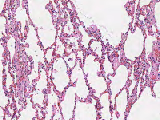
%> input picture Data/10_1_78145.tif, 160 x 120 px; its folder holds only this picture in this run
$ octave main.m   (GNU Octave 9; MATLAB toolbox functions it lacks are replaced by stand-ins)
%> lines starting %> are read from the running program, lines starting %| are printed output that depends on the picture; in (x1, y1, x2, y2) boxes, pixels count from 0 and x2, y2 are one past the last pixel; in counts of white or black regions, pixels touching at a corner belong together; the program's own positions count from 1
clc, clear, close all
tic
f = filesep;
%folder where the source data is stored
path = '.\Data\*.tif';
%output folder
red_path = ['.\Red'];
if exist(red_path) ~= 7
   mkdir(red_path)
end
green_path = ['.\Green'];
if exist(green_path) ~= 7
   mkdir(green_path)
end
blue_path = ['.\Blue'];
if exist(blue_path) ~= 7
   mkdir(blue_path)
end
otsu_path = ['.\Otsu'];
if exist(otsu_path) ~= 7
    mkdir(otsu_path)
end
%index all tif images
img_dir = dir(fullfile(path));
[nr, ~] = size(img_dir);

for i = 1:length(img_dir)
    img = imread([img_dir(i).folder '\' img_dir(i).name ]);
%> img is the input picture: size 120x160x3 uint8; mean R, G, B 213.3, 188.6, 205.6

    figure, imshow(img);
    [R,G,B] = imsplit(img);
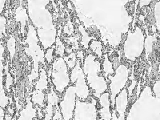
%> B: size 120x160 uint8; min 47, max 255, mean 205.6

    %RED
    figure
    redFile = [red_path '\' img_dir(i).name];
    imwrite(R, redFile);
    imshow(R)
    title('Red Channel')

    %Otsu
    [countsR,x] = imhist(R,16);
%> countsR = [0; 0; 0; 4; 33; 96; 201; 385; 602; 938; 1320; 1755; 1879; 1907; 8414; 1666]; x = [0; 17; 34; 51; 68; 85; 102; 119; 136; 153; 170; 187; 204; 221; 238; 255]
    T1 = otsuthresh(countsR);
%> T1 = 0.733
    BW1 = imbinarize(R,T1);
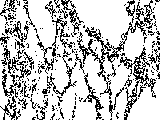
%> BW1: size 120x160 logical; 76.6% white; black in thin lines or dots
    figure
    imshow(BW1)
    title('Red Otsu')

    %Morphological
    [~,threshold] = edge(BW1,'sobel');
%> threshold = 0.532
    fudgeFactor = 0.5;
    BWsR = edge(BW1,'sobel',threshold * fudgeFactor);
%> BWsR: size 120x160 logical; 23.1% white in thin lines or dots
    imshow(BWsR)
    title('Binary Gradient Mask - Red')
    se90 = strel('line',3,90);
    se0 = strel('line',3,0);
    dilR = imdilate(BWsR,[se90 se0]);
%> dilR: size 120x160 logical; 64.9% white; 119 black regions (88 under 20 px), largest, box (x1, y1, x2, y2) and area: (73, 0, 130, 46) 1528, (129, 81, 160, 120) 688, (30, 0, 54, 46) 660
    imshow(dilR)
    title('Dilated Gradient Mask - Red')
    eroR = imerode(dilR, [se90 se0]);
%> eroR: size 120x160 logical; 47.8% white; 2 white regions, box (x1, y1, x2, y2) and area: (0, 0, 160, 120) 9082, (49, 105, 65, 120) 97
    figure
    imshow(eroR)
    title('Dilated and Eroded Gradient Mask - Red')

    %Watershed
    binR = imbinarize(R);
%> binR: size 120x160 logical; 70.5% white; black in thin lines or dots
    D1 = bwdist(~binR);
    D1 = -bwdist(~binR);
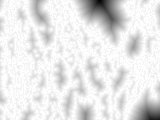
%> D1: size 120x160 single; min -25, max 0, mean -2.36; drawn with min black and max white
    Lred = watershed(D1);
    binR(Lred == 0) = 0;
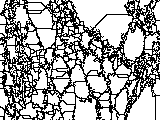
%> binR: size 120x160 logical; 65.3% white; black in thin lines or dots
    figure
    imshow(binR)
    title('Red Watershed')

    %GREEN
    figure
    greenFile = [green_path '\' img_dir(i).name];
    imwrite(G, greenFile);
    imshow(G)
    title('Green Channel')

    %Otsu
    [countsG,y] = imhist(G,16);
%> countsG = [0; 4; 39; 188; 502; 877; 1037; 1264; 1432; 1315; 984; 748; 619; 1144; 8596; 451]; y has the same summary as x
    T2 = otsuthresh(countsG);
%> T2 = 0.667
    BW2 = imbinarize(G,T2);
%> BW2: size 120x160 logical; 62.5% white; 30 black regions (26 under 20 px), largest, box (x1, y1, x2, y2) and area: (0, 0, 160, 120) 6979, (22, 0, 35, 27) 90, (50, 103, 57, 120) 51, (115, 111, 120, 118) 23
    otsuFile = [otsu_path '\' img_dir(i).name];
    imwrite(BW2, otsuFile);
    figure
    imshow(BW2)
    title('Green Otsu')

    %Morphological
    [~,threshold] = edge(BW2,'sobel');
%> threshold = 0.569
    fudgeFactor = 0.5;
    BWsG = edge(BW2,'sobel',threshold * fudgeFactor);
%> BWsG: size 120x160 logical; 23.4% white in thin lines or dots
    imshow(BWsG)
    title('Binary Gradient Mask - Green')
    se90 = strel('line',3,90);
    se0 = strel('line',3,0);
    dilG = imdilate(BWsG,[se90 se0]);
%> dilG: size 120x160 logical; 62.8% white; 144 black regions (105 under 20 px), largest, box (x1, y1, x2, y2) and area: (73, 0, 130, 46) 1475, (129, 83, 160, 120) 686, (30, 0, 54, 47) 632
    imshow(dilG)
    title('Dilated Gradient Mask - Green')
    eroG = imerode(dilG, [se90 se0]);
%> eroG: size 120x160 logical; 41.6% white; 3 white regions (2 under 20 px), largest, box (x1, y1, x2, y2) and area: (0, 0, 160, 120) 7987
    figure
    imshow(eroG)
    title('Dilated and Eroded Gradient Mask - Green')

    %Watershed
    binG = imbinarize(G);
%> binG: size 120x160 logical; 60.5% white; 29 black regions (25 under 20 px), largest, box (x1, y1, x2, y2) and area: (0, 0, 160, 120) 7348, (22, 0, 35, 27) 95, (50, 103, 57, 120) 56, (115, 111, 120, 119) 24
    D2 = bwdist(~binG);
    D2 = -bwdist(~binG);
    Lgreen = watershed(D2);
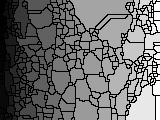
%> Lgreen: size 120x160 uint16; min 0, max 310, mean 131.3; drawn with min black and max white
    binG(Lgreen == 0) = 0;
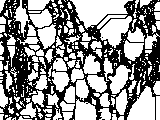
%> binG: size 120x160 logical; 57.4% white; 5 black regions (4 under 20 px), largest, box (x1, y1, x2, y2) and area: (0, 0, 160, 120) 8177
    figure
    imshow(binG)
    title('Green Watershed')

    %BLUE
    figure
    blueFile = [blue_path '\' img_dir(i).name];
    imwrite(B, blueFile);
    imshow(B)
    title('Blue Channel')

    %Otsu
    [countsB,z] = imhist(B,16);
%> countsB = [0; 0; 0; 7; 34; 175; 440; 785; 988; 1170; 1588; 1625; 1306; 1560; 8199; 1323]; z has the same summary as x
    T3 = otsuthresh(countsB);
%> T3 = 0.733
    BW3 = imbinarize(B,T3);
%> BW3: size 120x160 logical; 68.5% white; black in thin lines or dots
    figure
    imshow(BW3)
    title('Blue Otsu')

    %Morphological
    [~,threshold] = edge(BW3,'sobel');
%> threshold = 0.566
    fudgeFactor = 0.5;
    BWsB = edge(BW3,'sobel',threshold * fudgeFactor);
%> BWsB: size 120x160 logical; 24.2% white in thin lines or dots
    imshow(BWsB)
    title('Binary Gradient Mask - Blue')
    se90 = strel('line',3,90);
    se0 = strel('line',3,0);
    dilB = imdilate(BWsB,[se90 se0]);
%> dilB: size 120x160 logical; 66.4% white; 160 black regions (132 under 20 px), largest, box (x1, y1, x2, y2) and area: (73, 0, 130, 45) 1502, (129, 83, 160, 120) 686, (29, 0, 54, 46) 632
    imshow(dilB)
    title('Dilated Gradient Mask - Blue')
    eroB = imerode(dilB, [se90 se0]);
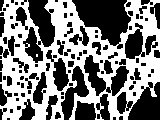
%> eroB: size 120x160 logical; 47.8% white; 2 white regions (1 under 20 px), largest, box (x1, y1, x2, y2) and area: (0, 0, 160, 120) 9181
    figure
    imshow(eroB)
    title('Dilated and Eroded Gradient Mask - Blue')
end

toc

$ run again, on Data/11_2_147885.tif
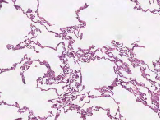
%> input picture Data/11_2_147885.tif, 160 x 120 px
%> img is the input picture: size 120x160x3 uint8; mean R, G, B 224.4, 210, 221.9
%> countsR = [0; 0; 0; 0; 0; 16; 84; 213; 533; 831; 936; 961; 832; 867; 12127; 1800]; x = [0; 17; 34; 51; 68; 85; 102; 119; 136; 153; 170; 187; 204; 221; 238; 255]
%> T1 = 0.733
%> `BW1 = imbinarize(R,T1);`:
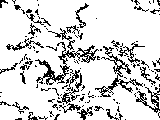
%> BW1: size 120x160 logical; 83.8% white; black in thin lines or dots
%> `[~,threshold] = edge(BW1,'sobel');`: threshold = 0.452
%> BWsR: size 120x160 logical; 19.1% white in thin lines or dots
%> dilR: size 120x160 logical; 49% white; 4 white regions, box (x1, y1, x2, y2) and area: (0, 0, 160, 120) 9052, (130, 0, 160, 17) 306, (0, 90, 4, 99) 29, (94, 16, 99, 21) 21
%> eroR: size 120x160 logical; 35.9% white; 6 white regions (3 under 20 px), largest, box (x1, y1, x2, y2) and area: (0, 0, 160, 120) 6635, (131, 0, 160, 16) 200, (0, 0, 9, 9) 34
%> Lred: size 120x160 uint8; 207 distinct labels, from 0 to 206
%> countsG = [0; 0; 2; 43; 175; 457; 794; 824; 710; 647; 566; 564; 574; 1159; 12592; 93]; y has the same summary as x
%> T2 = 0.667
%> BW2: size 120x160 logical; 79.5% white; black in thin lines or dots
%> `[~,threshold] = edge(BW2,'sobel');`: threshold = 0.484
%> BWsG: size 120x160 logical; 19.1% white in thin lines or dots
%> dilG: size 120x160 logical; 49.2% white; 4 white regions, box (x1, y1, x2, y2) and area: (0, 0, 160, 120) 9088, (129, 0, 160, 17) 301, (14, 116, 24, 120) 33, (94, 16, 99, 21) 21
%> eroG: size 120x160 logical; 35.2% white; 6 white regions (3 under 20 px), largest, box (x1, y1, x2, y2) and area: (0, 0, 160, 120) 6503, (130, 0, 160, 16) 192, (0, 0, 9, 9) 33
%> Lgreen: size 120x160 uint8; 186 distinct labels, from 0 to 185
%> countsB = [0; 0; 0; 0; 1; 30; 136; 380; 727; 980; 908; 750; 711; 845; 11993; 1739]; z has the same summary as x
%> T3 = 0.733
%> BW3: size 120x160 logical; 81.4% white; black in thin lines or dots
%> `[~,threshold] = edge(BW3,'sobel');`: threshold = 0.474
%> BWsB: size 120x160 logical; 19.3% white in thin lines or dots
%> dilB: size 120x160 logical; 49.3% white; 4 white regions, box (x1, y1, x2, y2) and area: (0, 0, 160, 120) 9103, (129, 0, 160, 17) 306, (14, 116, 24, 120) 33, (94, 16, 99, 21) 21
%> `eroB = imerode(dilB, [se90 se0]);`:
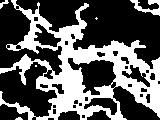
%> eroB: size 120x160 logical; 36.1% white; 6 white regions (3 under 20 px), largest, box (x1, y1, x2, y2) and area: (0, 0, 160, 120) 6686, (130, 0, 160, 16) 195, (0, 0, 9, 9) 33

$ run again, on Data/11_3_147885.tif
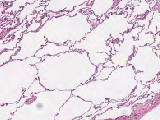
%> input picture Data/11_3_147885.tif, 160 x 120 px
%> img is the input picture: size 120x160x3 uint8; mean R, G, B 227.1, 215.9, 224.8
%> countsR = [0; 0; 0; 0; 1; 3; 40; 158; 311; 529; 825; 940; 1076; 1141; 12551; 1625]; x = [0; 17; 34; 51; 68; 85; 102; 119; 136; 153; 170; 187; 204; 221; 238; 255]
%> T1 = 0.8
%> `BW1 = imbinarize(R,T1);`:
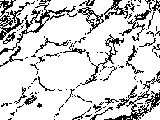
%> BW1: size 120x160 logical; 82.1% white; black in thin lines or dots
%> `[~,threshold] = edge(BW1,'sobel');`: threshold = 0.473
%> BWsR: size 120x160 logical; 20.6% white in thin lines or dots
%> dilR: size 120x160 logical; 53.2% white; 58 black regions (35 under 20 px), largest, box (x1, y1, x2, y2) and area: (38, 54, 94, 89) 1378, (17, 15, 89, 57) 1155, (75, 67, 136, 105) 1028
%> eroR: size 120x160 logical; 38.3% white; 2 white regions (1 under 20 px), largest, box (x1, y1, x2, y2) and area: (0, 0, 160, 120) 7342
%> Lred: size 120x160 uint8; 203 distinct labels, from 0 to 202
%> countsG = [0; 0; 0; 5; 50; 188; 376; 584; 748; 811; 691; 688; 747; 1291; 12881; 140]; y has the same summary as x
%> T2 = 0.733
%> BW2: size 120x160 logical; 80.1% white; black in thin lines or dots
%> `[~,threshold] = edge(BW2,'sobel');`: threshold = 0.477
%> BWsG: size 120x160 logical; 19.6% white in thin lines or dots
%> dilG: size 120x160 logical; 51.5% white; 65 black regions (39 under 20 px), largest, box (x1, y1, x2, y2) and area: (38, 54, 94, 89) 1378, (13, 83, 93, 120) 1299, (17, 15, 90, 58) 1154
%> eroG: size 120x160 logical; 35.3% white; 6 white regions (3 under 20 px), largest, box (x1, y1, x2, y2) and area: (0, 0, 160, 111) 5114, (72, 71, 160, 120) 1189, (0, 63, 56, 120) 459
%> Lgreen: size 120x160 uint8; 196 distinct labels, from 0 to 195
%> binG: size 120x160 logical; 73.2% white; black in thin lines or dots
%> countsB = [0; 0; 0; 0; 1; 7; 55; 212; 433; 711; 947; 953; 815; 1074; 12631; 1361]; z has the same summary as x
%> T3 = 0.733
%> BW3: size 120x160 logical; 84.9% white; black in thin lines or dots
%> `[~,threshold] = edge(BW3,'sobel');`: threshold = 0.437
%> BWsB: size 120x160 logical; 19.4% white in thin lines or dots
%> dilB: size 120x160 logical; 51.5% white; 59 black regions (39 under 20 px), largest, box (x1, y1, x2, y2) and area: (0, 45, 136, 120) 4994, (18, 15, 89, 58) 1160, (76, 16, 130, 63) 813
%> `eroB = imerode(dilB, [se90 se0]);`:
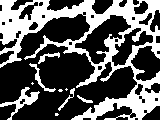
%> eroB: size 120x160 logical; 35.8% white; 10 white regions (4 under 20 px), largest, box (x1, y1, x2, y2) and area: (0, 0, 160, 120) 6188, (0, 87, 40, 120) 328, (29, 63, 56, 92) 133, (38, 52, 60, 64) 86, (58, 88, 75, 111) 71, (77, 95, 93, 103) 46

$ run again, on Data/12_1_151256.tif
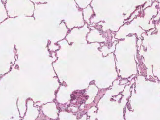
%> input picture Data/12_1_151256.tif, 160 x 120 px
%> img is the input picture: size 120x160x3 uint8; mean R, G, B 229.7, 218.2, 226.5
%> countsR = [0; 0; 0; 0; 0; 0; 10; 41; 217; 435; 760; 912; 861; 903; 13804; 1257]; x = [0; 17; 34; 51; 68; 85; 102; 119; 136; 153; 170; 187; 204; 221; 238; 255]
%> T1 = 0.8
%> BW1: size 120x160 logical; 85.3% white; black in thin lines or dots
%> `[~,threshold] = edge(BW1,'sobel');`: threshold = 0.427
%> BWsR: size 120x160 logical; 14.9% white in thin lines or dots
%> dilR: size 120x160 logical; 38.6% white; 7 white regions (1 under 20 px), largest, box (x1, y1, x2, y2) and area: (14, 0, 160, 120) 6624, (0, 43, 21, 81) 305, (24, 0, 48, 22) 220, (0, 0, 18, 25) 205, (10, 115, 15, 120) 24, (79, 95, 84, 100) 21
%> eroR: size 120x160 logical; 25.9% white; 7 white regions (3 under 20 px), largest, box (x1, y1, x2, y2) and area: (15, 0, 160, 120) 4510, (0, 44, 20, 80) 190, (25, 0, 47, 21) 128, (0, 0, 17, 24) 122
%> Lred: size 120x160 uint8; 130 distinct labels, from 0 to 129
%> countsG = [0; 0; 0; 4; 44; 138; 336; 563; 725; 783; 587; 468; 534; 1136; 13810; 72]; y has the same summary as x
%> T2 = 0.733
%> BW2: size 120x160 logical; 82.1% white; 11 black regions (6 under 20 px), largest, box (x1, y1, x2, y2) and area: (16, 0, 160, 120) 3156, (0, 44, 18, 80) 102, (0, 0, 18, 24) 71, (30, 0, 47, 9) 35, (14, 64, 19, 70) 21
%> `[~,threshold] = edge(BW2,'sobel');`: threshold = 0.435
%> BWsG: size 120x160 logical; 13.9% white in thin lines or dots
%> dilG: size 120x160 logical; 37.4% white; 6 white regions (1 under 20 px), largest, box (x1, y1, x2, y2) and area: (14, 0, 160, 120) 6387, (0, 43, 21, 81) 318, (24, 0, 48, 22) 219, (0, 0, 20, 25) 217, (10, 115, 15, 120) 25
%> eroG: size 120x160 logical; 22.8% white; 6 white regions (2 under 20 px), largest, box (x1, y1, x2, y2) and area: (15, 0, 160, 120) 3903, (0, 44, 20, 80) 198, (25, 0, 47, 21) 131, (0, 0, 19, 24) 130
%> Lgreen: size 120x160 uint8; 108 distinct labels, from 0 to 107
%> binG: size 120x160 logical; 77% white; 1 black region, box (x1, y1, x2, y2) and area: (0, 0, 160, 120) 4407
%> countsB = [0; 0; 0; 0; 0; 4; 30; 134; 379; 705; 875; 844; 648; 816; 13918; 847]; z has the same summary as x
%> T3 = 0.733
%> BW3: size 120x160 logical; 86.5% white; black in thin lines or dots
%> `[~,threshold] = edge(BW3,'sobel');`: threshold = 0.414
%> BWsB: size 120x160 logical; 14.7% white in thin lines or dots
%> dilB: size 120x160 logical; 38% white; 7 white regions (1 under 20 px), largest, box (x1, y1, x2, y2) and area: (14, 0, 160, 120) 6543, (0, 43, 21, 80) 302, (0, 0, 20, 25) 211, (28, 0, 48, 11) 126, (24, 12, 37, 22) 84, (10, 115, 15, 120) 21
%> `eroB = imerode(dilB, [se90 se0]);`:
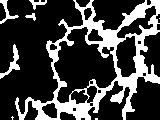
%> eroB: size 120x160 logical; 25.5% white; 8 white regions (3 under 20 px), largest, box (x1, y1, x2, y2) and area: (15, 0, 160, 120) 4460, (0, 44, 20, 79) 184, (0, 0, 19, 24) 124, (29, 0, 47, 10) 73, (25, 13, 36, 21) 42
